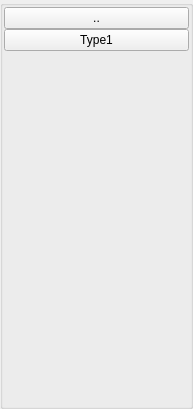
<?xml version="1.0" encoding="UTF-8"?>
<ui version="4.0">
 <class>BoardListGroupBox</class>
 <widget class="QGroupBox" name="BoardListGroupBox">
  <property name="geometry">
   <rect>
    <x>0</x>
    <y>0</y>
    <width>193</width>
    <height>409</height>
   </rect>
  </property>
  <property name="windowTitle">
   <string>GroupBox</string>
  </property>
  <layout class="QVBoxLayout" name="verticalLayout">
   <property name="spacing">
    <number>0</number>
   </property>
   <property name="leftMargin">
    <number>1</number>
   </property>
   <property name="topMargin">
    <number>1</number>
   </property>
   <property name="rightMargin">
    <number>1</number>
   </property>
   <property name="bottomMargin">
    <number>1</number>
   </property>
   <item>
    <widget class="QPushButton" name="prevBtn">
     <property name="text">
      <string>..</string>
     </property>
     <attribute name="buttonGroup">
      <string notr="true">buttonGroup</string>
     </attribute>
    </widget>
   </item>
   <item>
    <widget class="QPushButton" name="type1Btn">
     <property name="text">
      <string>Type1</string>
     </property>
     <attribute name="buttonGroup">
      <string notr="true">buttonGroup</string>
     </attribute>
    </widget>
   </item>
   <item>
    <spacer name="verticalSpacer">
     <property name="orientation">
      <enum>Qt::Vertical</enum>
     </property>
     <property name="sizeHint" stdset="0">
      <size>
       <width>20</width>
       <height>40</height>
      </size>
     </property>
    </spacer>
   </item>
  </layout>
 </widget>
 <resources/>
 <connections/>
 <buttongroups>
  <buttongroup name="buttonGroup"/>
 </buttongroups>
</ui>
